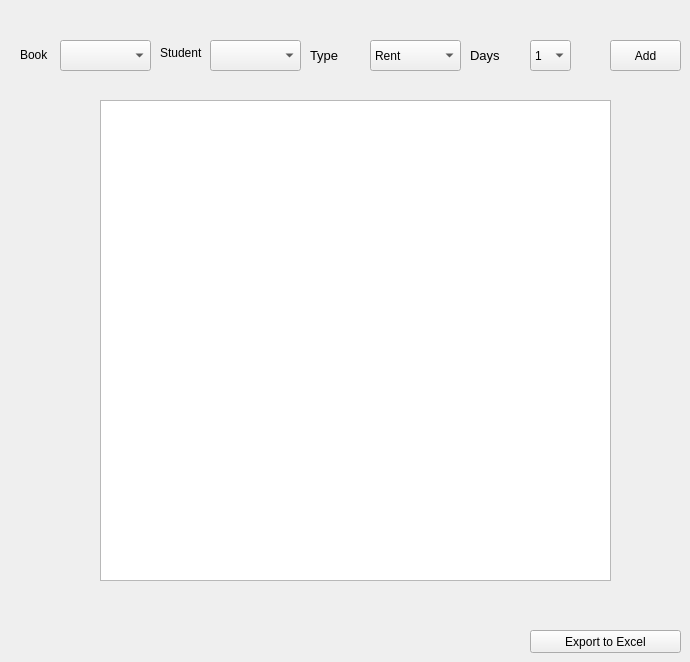
    <widget class="QWidget" name="tab">
     <attribute name="title">
      <string>Daily Work</string>
     </attribute>
     <widget class="QPushButton" name="pushButton">
      <property name="geometry">
       <rect>
        <x>610</x>
        <y>40</y>
        <width>71</width>
        <height>31</height>
       </rect>
      </property>
      <property name="text">
       <string>Add</string>
      </property>
     </widget>
     <widget class="QComboBox" name="comboBox">
      <property name="geometry">
       <rect>
        <x>370</x>
        <y>40</y>
        <width>91</width>
        <height>31</height>
       </rect>
      </property>
      <item>
       <property name="text">
        <string>Rent</string>
       </property>
      </item>
      <item>
       <property name="text">
        <string>Retrive</string>
       </property>
      </item>
     </widget>
     <widget class="QComboBox" name="comboBox_2">
      <property name="geometry">
       <rect>
        <x>530</x>
        <y>40</y>
        <width>41</width>
        <height>31</height>
       </rect>
      </property>
      <property name="currentText">
       <string>1</string>
      </property>
      <item>
       <property name="text">
        <string>1</string>
       </property>
      </item>
      <item>
       <property name="text">
        <string>2</string>
       </property>
      </item>
      <item>
       <property name="text">
        <string>3</string>
       </property>
      </item>
      <item>
       <property name="text">
        <string>4</string>
       </property>
      </item>
      <item>
       <property name="text">
        <string>5</string>
       </property>
      </item>
      <item>
       <property name="text">
        <string>6</string>
       </property>
      </item>
      <item>
       <property name="text">
        <string>7</string>
       </property>
      </item>
      <item>
       <property name="text">
        <string>8</string>
       </property>
      </item>
      <item>
       <property name="text">
        <string>9</string>
       </property>
      </item>
      <item>
       <property name="text">
        <string>10</string>
       </property>
      </item>
      <item>
       <property name="text">
        <string>11</string>
       </property>
      </item>
      <item>
       <property name="text">
        <string>12</string>
       </property>
      </item>
      <item>
       <property name="text">
        <string>13</string>
       </property>
      </item>
      <item>
       <property name="text">
        <string>14</string>
       </property>
      </item>
      <item>
       <property name="text">
        <string>15</string>
       </property>
      </item>
      <item>
       <property name="text">
        <string>16</string>
       </property>
      </item>
      <item>
       <property name="text">
        <string>17</string>
       </property>
      </item>
      <item>
       <property name="text">
        <string>18</string>
       </property>
      </item>
      <item>
       <property name="text">
        <string>19</string>
       </property>
      </item>
      <item>
       <property name="text">
        <string>20</string>
       </property>
      </item>
      <item>
       <property name="text">
        <string>21</string>
       </property>
      </item>
      <item>
       <property name="text">
        <string>22</string>
       </property>
      </item>
      <item>
       <property name="text">
        <string>23</string>
       </property>
      </item>
      <item>
       <property name="text">
        <string>24</string>
       </property>
      </item>
      <item>
       <property name="text">
        <string>25</string>
       </property>
      </item>
      <item>
       <property name="text">
        <string>26</string>
       </property>
      </item>
      <item>
       <property name="text">
        <string>27</string>
       </property>
      </item>
      <item>
       <property name="text">
        <string>28</string>
       </property>
      </item>
      <item>
       <property name="text">
        <string>29</string>
       </property>
      </item>
      <item>
       <property name="text">
        <string>30</string>
       </property>
      </item>
      <item>
       <property name="text">
        <string>31</string>
       </property>
      </item>
     </widget>
     <widget class="QLabel" name="label_2">
      <property name="geometry">
       <rect>
        <x>470</x>
        <y>40</y>
        <width>41</width>
        <height>31</height>
       </rect>
      </property>
      <property name="font">
       <font>
        <pointsize>10</pointsize>
       </font>
      </property>
      <property name="text">
       <string>Days</string>
      </property>
     </widget>
     <widget class="QLabel" name="label_3">
      <property name="geometry">
       <rect>
        <x>310</x>
        <y>40</y>
        <width>41</width>
        <height>31</height>
       </rect>
      </property>
      <property name="font">
       <font>
        <pointsize>10</pointsize>
       </font>
      </property>
      <property name="text">
       <string>Type</string>
      </property>
     </widget>
     <widget class="QTableWidget" name="tableWidget">
      <property name="geometry">
       <rect>
        <x>100</x>
        <y>100</y>
        <width>511</width>
        <height>481</height>
       </rect>
      </property>
      <property name="font">
       <font>
        <family>MV Boli</family>
        <weight>50</weight>
        <bold>false</bold>
        <underline>false</underline>
       </font>
      </property>
      <property name="focusPolicy">
       <enum>Qt::StrongFocus</enum>
      </property>
      <property name="styleSheet">
       <string notr="true"/>
      </property>
      <property name="frameShape">
       <enum>QFrame::StyledPanel</enum>
      </property>
      <property name="frameShadow">
       <enum>QFrame::Sunken</enum>
      </property>
      <property name="verticalScrollBarPolicy">
       <enum>Qt::ScrollBarAsNeeded</enum>
      </property>
      <property name="alternatingRowColors">
       <bool>true</bool>
      </property>
      <property name="sortingEnabled">
       <bool>true</bool>
      </property>
      <property name="wordWrap">
       <bool>true</bool>
      </property>
      <attribute name="horizontalHeaderVisible">
       <bool>false</bool>
      </attribute>
      <attribute name="horizontalHeaderCascadingSectionResizes">
       <bool>true</bool>
      </attribute>
      <attribute name="horizontalHeaderDefaultSectionSize">
       <number>100</number>
      </attribute>
      <attribute name="horizontalHeaderStretchLastSection">
       <bool>false</bool>
      </attribute>
      <attribute name="verticalHeaderStretchLastSection">
       <bool>false</bool>
      </attribute>
      <column>
       <property name="text">
        <string>Book Name</string>
       </property>
      </column>
      <column>
       <property name="text">
        <string>Student</string>
       </property>
      </column>
      <column>
       <property name="text">
        <string>Type</string>
       </property>
      </column>
      <column>
       <property name="text">
        <string>From</string>
       </property>
      </column>
      <column>
       <property name="text">
        <string>To</string>
       </property>
      </column>
     </widget>
     <widget class="QComboBox" name="comboBox_9">
      <property name="geometry">
       <rect>
        <x>210</x>
        <y>40</y>
        <width>91</width>
        <height>31</height>
       </rect>
      </property>
     </widget>
     <widget class="QLabel" name="label_17">
      <property name="geometry">
       <rect>
        <x>160</x>
        <y>43</y>
        <width>47</width>
        <height>20</height>
       </rect>
      </property>
      <property name="text">
       <string>Student</string>
      </property>
     </widget>
     <widget class="QComboBox" name="comboBox_10">
      <property name="geometry">
       <rect>
        <x>60</x>
        <y>40</y>
        <width>91</width>
        <height>31</height>
       </rect>
      </property>
     </widget>
     <widget class="QLabel" name="label_18">
      <property name="geometry">
       <rect>
        <x>20</x>
        <y>39</y>
        <width>31</width>
        <height>31</height>
       </rect>
      </property>
      <property name="text">
       <string>Book</string>
      </property>
     </widget>
     <widget class="QPushButton" name="pushButton_17">
      <property name="geometry">
       <rect>
        <x>530</x>
        <y>630</y>
        <width>151</width>
        <height>23</height>
       </rect>
      </property>
      <property name="text">
       <string>Export to Excel</string>
      </property>
     </widget>
    </widget>
